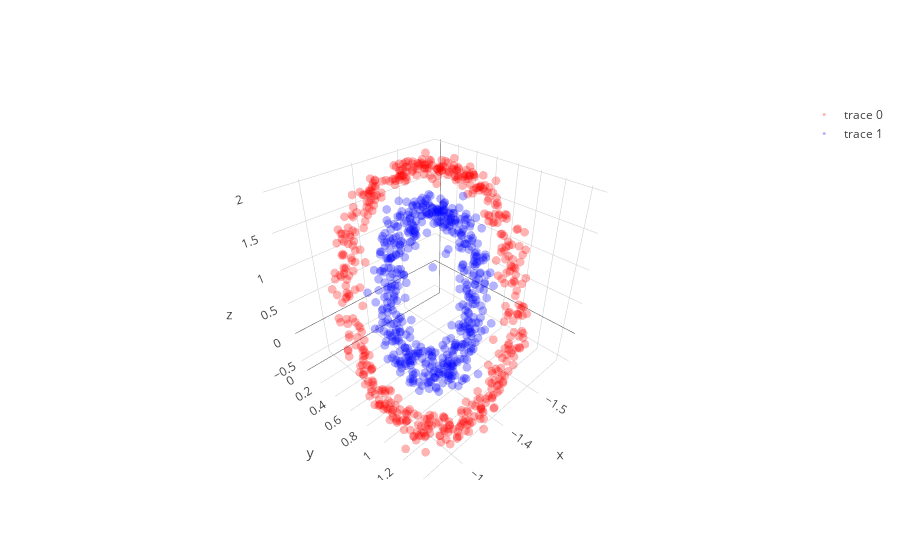
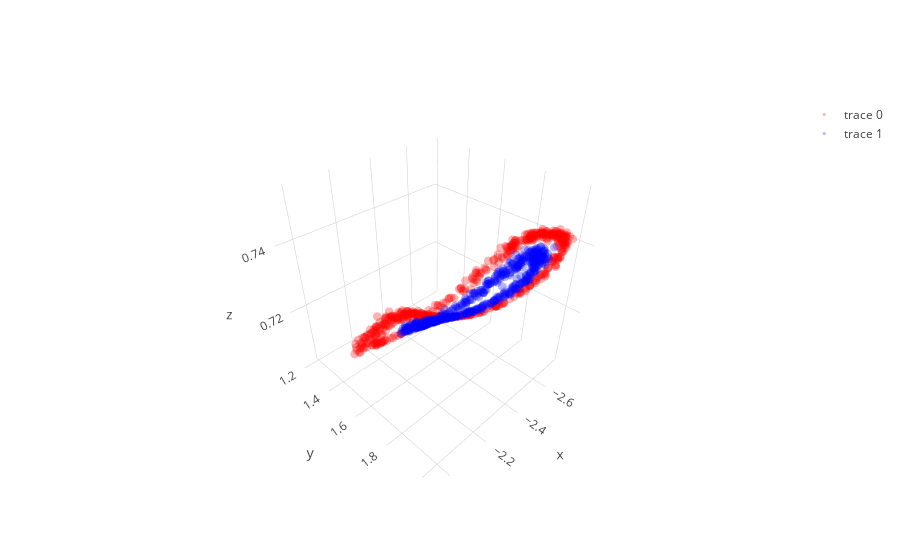
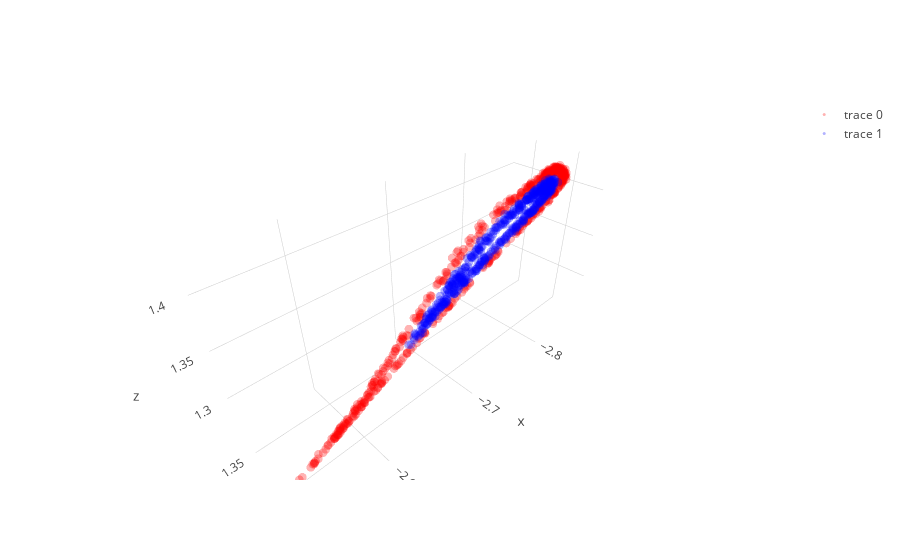

Notebook code for these charts, in order:
### Code cell
layer1,layer1_var = l1.feed_non(X)
layer2,layer2_var = l2.feed_non(layer1)
layer3,layer3_var = l3.feed_non(layer2)
layer4,layer4_var = l4.feed_linear(layer3)

show_3D(layer1)  
show_3D(layer2)    
show_3D(layer3)

### Figure 1 — Plotly figure (JSON) as saved in the notebook; plotly's stock layout.template omitted (floating-point values rounded to 4 significant figures; data arrays with more than 128 entries replaced by an {"elided": "..."} marker saying what was removed)
{"data": [{"line": {"color": "red", "width": 0.5}, "marker": {"opacity": 0.3, "size": 3}, "mode": "markers", "type": "scatter3d", "uid": "1c5d65fc-bb0d-4ed7-b9d7-2656a642e716", "x": {"elided": "500 float values"}, "y": {"elided": "500 float values"}, "z": {"elided": "500 float values"}}, {"line": {"color": "blue", "width": 0.5}, "marker": {"opacity": 0.3, "size": 3}, "mode": "markers", "type": "scatter3d", "uid": "d605ce4f-445f-4ee1-a827-d45e7894c3da", "x": {"elided": "500 float values"}, "y": {"elided": "500 float values"}, "z": {"elided": "500 float values"}}], "layout": {}}

### Figure 2 — Plotly figure (JSON) as saved in the notebook; plotly's stock layout.template omitted (floating-point values rounded to 4 significant figures; data arrays with more than 128 entries replaced by an {"elided": "..."} marker saying what was removed)
{"data": [{"line": {"color": "red", "width": 0.5}, "marker": {"opacity": 0.3, "size": 3}, "mode": "markers", "type": "scatter3d", "uid": "69d75d4e-8a93-4050-b798-8565a960868a", "x": {"elided": "500 float values"}, "y": {"elided": "500 float values"}, "z": {"elided": "500 float values"}}, {"line": {"color": "blue", "width": 0.5}, "marker": {"opacity": 0.3, "size": 3}, "mode": "markers", "type": "scatter3d", "uid": "bbbfb96a-e05f-44d2-b668-a7b79af908f7", "x": {"elided": "500 float values"}, "y": {"elided": "500 float values"}, "z": {"elided": "500 float values"}}], "layout": {}}

### Figure 3 — Plotly figure (JSON) as saved in the notebook; plotly's stock layout.template omitted (floating-point values rounded to 4 significant figures; data arrays with more than 128 entries replaced by an {"elided": "..."} marker saying what was removed)
{"data": [{"line": {"color": "red", "width": 0.5}, "marker": {"opacity": 0.3, "size": 3}, "mode": "markers", "type": "scatter3d", "uid": "9bc984a6-5845-427a-b346-79d1448dbeb9", "x": {"elided": "500 float values"}, "y": {"elided": "500 float values"}, "z": {"elided": "500 float values"}}, {"line": {"color": "blue", "width": 0.5}, "marker": {"opacity": 0.3, "size": 3}, "mode": "markers", "type": "scatter3d", "uid": "8109daa7-dad3-4389-98f3-cb2282c4e7d6", "x": {"elided": "500 float values"}, "y": {"elided": "500 float values"}, "z": {"elided": "500 float values"}}], "layout": {}}
